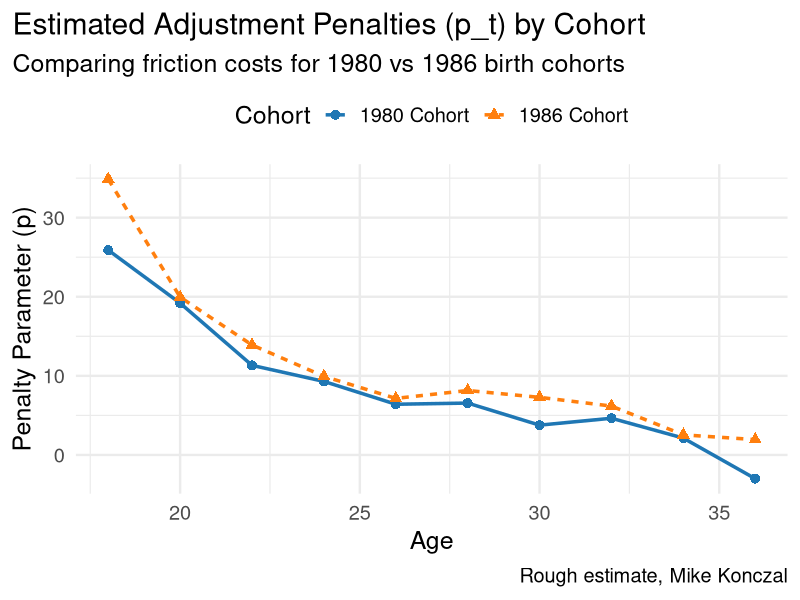

The R source for this figure:
library(ggplot2)
library(tidyr) # For reshaping data for plotting

# ---------------------------------------------------------
# 1. SETUP AND DATA LOADING
# ---------------------------------------------------------
# Load data
df <- read.csv('for_computation_babies.csv')

# Use the 'earlier data' (truncate to first 11 rows)
df_short <- df[1:11, ]

# Parameters
beta_val <- 0.96^2
phi_val <- 0.0

# ---------------------------------------------------------
# 2. ESTIMATION FUNCTION (Backward Induction)
# ---------------------------------------------------------
estimate_penalty <- function(df, cohort_col, beta = 0.9216, phi = 0.0) {
  B <- df[[cohort_col]]
  ages <- df$age

  # Calculate flows b_t (B_{t+1} - B_t)
  b <- diff(B)
  n <- length(b)

  # Initialize Z vector
  Z <- numeric(n)

  # Terminal condition
  Z_next <- 0.0

  # Backward Loop
  # Iterate from n down to 1
  for (i in n:1) {
    B_next <- B[i + 1] # Stock at t+1

    # Marginal Utility U'(B) = 1/B
    current_joy <- (beta / 2.0) * ((1.0 / B_next) - phi)

    # Euler Equation
    Z[i] <- current_joy + beta * Z_next

    # Update Z_next
    Z_next <- Z[i]
  }

  # Recover Penalty
  p <- Z / b

  # Return list of results (ages matches length of p)
  list(ages = head(ages, -1), p = p)
}

# ---------------------------------------------------------
# 3. RUN ESTIMATION FOR BOTH COHORTS
# ---------------------------------------------------------
# Estimate for 1980
results_1980 <- estimate_penalty(
  df_short,
  'yb1980',
  beta = beta_val,
  phi = phi_val
)

# Estimate for 1986
results_1986 <- estimate_penalty(
  df_short,
  'yb1986',
  beta = beta_val,
  phi = phi_val
)

# ---------------------------------------------------------
# 4. PREPARE DATA FOR PLOTTING
# ---------------------------------------------------------
# Create a data frame combining both results
plot_df <- data.frame(
  Age = results_1980$ages,
  Penalty_1980 = results_1980$p,
  Penalty_1986 = results_1986$p
)

# Reshape to "long" format for ggplot (requires 'tidyr')
# If you don't have tidyr, you can build the data frame manually
plot_df_long <- pivot_longer(
  plot_df,
  cols = c("Penalty_1980", "Penalty_1986"),
  names_to = "Cohort",
  values_to = "Penalty"
)

# Clean up names for the legend
plot_df_long$Cohort <- ifelse(
  plot_df_long$Cohort == "Penalty_1980",
  "1980 Cohort",
  "1986 Cohort"
)

# Print the comparison table
print(plot_df)

# ---------------------------------------------------------
# 5. PLOTTING
# ---------------------------------------------------------
ggplot(
  plot_df_long,
  aes(x = Age, y = Penalty, color = Cohort, shape = Cohort, linetype = Cohort)
) +
  geom_line(size = 1.2) +
  geom_point(size = 3) +
  scale_color_manual(
    values = c("1980 Cohort" = "#1f77b4", "1986 Cohort" = "#ff7f0e")
  ) +
  theme_minimal(base_size = 18) +
  labs(
    title = "Estimated Adjustment Penalties (p_t) by Cohort",
    subtitle = "Comparing friction costs for 1980 vs 1986 birth cohorts",
    y = "Penalty Parameter (p)",
    x = "Age",
    caption = "Rough estimate, Mike Konczal"
  ) +
  theme(legend.position = "top",
        plot.title.position = "plot")
